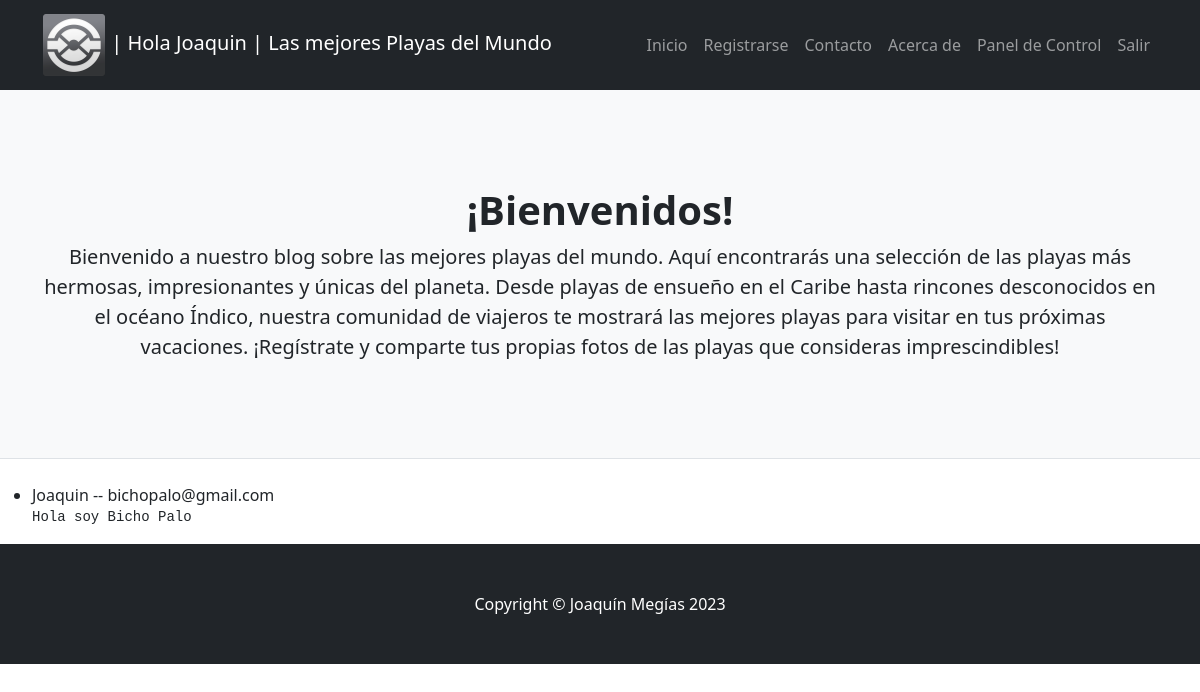
Screenshot of /final_app/mensajes/3/detalle/ (signed in) with the database file from the repository.
### final_app/models.py (models this page shows)
class Avatar(models.Model):
    user = models.OneToOneField(to=User, on_delete=models.CASCADE, related_name="avatar")
    imagen = models.ImageField(upload_to="avatares", null="True", blank=True)

class Mensaje(models.Model):
    email = models.EmailField()
    nombre = models.CharField(max_length=100)
    texto = models.TextField(max_length=3000)
    enviado_el = models.DateField(auto_now_add=True)

### final_app/views.py (the view)
# urls.py: path('final_app/mensajes/<int:pk>/detalle/', MensajeDetalle.as_view(), name="final_app_mensajes_detalle"),
class MensajeDetalle(LoginRequiredMixin, DetailView):
    model = Mensaje

### final_app/templates/final_app/mensaje_detail.html
{% extends 'final_app/base.html' %}
{% block contenido %}
<ul>
    <li>{{mensaje.nombre}} -- {{mensaje.email}}</li>
    <pre>{{mensaje.texto}}</pre>
</ul>
{% endblock %}

### final_app/templates/final_app/base.html (shortened to what this page needs)
<!DOCTYPE html>
<html lang="en">
    <head>
        {% load static %}
        <link href="{% static 'final_app/css/styles.css' %}" rel="stylesheet" />
    </head>
    <body>
        <nav class="navbar navbar-expand-lg navbar-dark bg-dark">
            <div class="container">
                <a class="navbar-brand" href="{% url 'final_app_index' %}">
                    {% if user.is_authenticated and user.avatar.imagen %}
                    <img src="{{user.avatar.imagen.url}}" height="64">
                    {% endif %}
                    | Hola {{user.first_name}} |
                    Las mejores Playas del Mundo
                </a>
                <div class="collapse navbar-collapse" id="navbarSupportedContent">
                    <ul class="navbar-nav ms-auto mb-2 mb-lg-0">
                        <li class="nav-item"><a class="nav-link" href="{% url 'final_app_index' %}">Inicio</a></li>
                        <li class="nav-item"><a class="nav-link" href="{% url 'final_app_signup' %}">Registrarse</a></li>
                        <li class="nav-item"><a class="nav-link" href="{% url 'final_app_mensajes_crear' %}">Contacto</a></li>
                        <li class="nav-item"><a class="nav-link" href="{% url 'final_app_about' %}">Acerca de</a></li>
                        {% if user.is_authenticated %}
                            <li class="nav-item"><a class="nav-link" href="{% url 'final_app_listar' %}">Panel de Control</a></li>
                            <li class="nav-item"><a class="nav-link" href="{% url 'final_app_logout' %}">Salir</a></li>
                        {% else %}
                            <li class="nav-item"><a class="nav-link" href="{% url 'final_app_login' %}">Ingresar</a></li>
                        {% endif %}
                    </ul>
                </div>
            </div>
        </nav>
        <header class="py-5 bg-light border-bottom mb-4">
            <div class="container">
                <div class="text-center my-5">
                    <h1 class="fw-bolder">¡Bienvenidos!</h1>
                    <p class="lead mb-0">Bienvenido a nuestro blog sobre las mejores playas del mundo. Aquí encontrarás una selección de las playas más hermosas, impresionantes y únicas del planeta. Desde playas de ensueño en el Caribe hasta rincones desconocidos en el océano Índico, nuestra comunidad de viajeros te mostrará las mejores playas para visitar en tus próximas vacaciones. ¡Regístrate y comparte tus propias fotos de las playas que consideras imprescindibles!</p>
                </div>
            </div>
        </header>
       {% block contenido %} {% endblock %}
        <footer class="py-5 bg-dark">
            <div class="container"><p class="m-0 text-center text-white">Copyright &copy; Joaquín Megías 2023</p></div>
        </footer>
    </body>
</html>

### rows the page displays
Mensaje: nombre "Joaquin", email "bichopalo@gmail.com", texto "Hola soy Bicho Palo"

### other values shown
{{ user.first_name }} "Joaquin"
